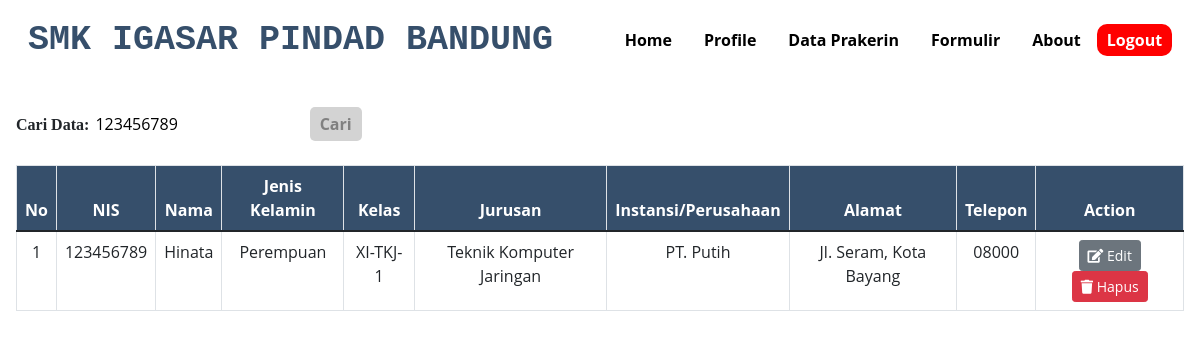
/admin/dataprakerin.php?cari=123456789, run on the app's committed database.
### tables this page shows
CREATE TABLE `siswa` (
  `id` int(10) NOT NULL,
  `nis` varchar(25) NOT NULL,
  `nama` varchar(30) NOT NULL,
  `jenis_kl` varchar(20) NOT NULL,
  `kelas` varchar(10) NOT NULL,
  `jurusan` varchar(30) NOT NULL,
  `tel` varchar(20) NOT NULL,
  `alamat` varchar(255) NOT NULL,
  `nama_inst` varchar(50) NOT NULL,
  `bidang` varchar(30) NOT NULL,
  `alamat_inst` varchar(255) NOT NULL,
  `tel_inst` varchar(20) NOT NULL
);

### admin/dataprakerin.php (the view, shortened to what this page needs)
<?php
include '../koneksi.php';
?>
<!DOCTYPE html>
<html lang="en">
<head>
    <link rel="stylesheet" type="text/css" href="../bootstrap-5.1.3-dist/css/bootstrap.min.css">
    <link rel="stylesheet" type="text/css" href="../fontawesome-free-5.15.0-web/css/all.min.css">
    <link rel="stylesheet" type="text/css" href="../asset/style.css?v2">
</head>
<body>
<header>
        <nav>
        <div class="logo">SMK IGASAR PINDAD BANDUNG</div>
        <div class="wrapper">
            <div class="menu">
            <ul>
                    <li><a href="utama.php">Home</a></li>
                    <li><a href="profile.php">Profile</a></li>
                    <li><a href="dataprakerin.php">Data Prakerin</a></li>
                    <li><a href="formulir.php">Formulir</a></li>
                    <li><a href="about.php">About</a></li>
                    <li><a href="logout.php" style="color: white; background-color: red; border-radius: 10px; font-weight: bold; border: none; margin-top: 20px; padding: 5px 10px 5px 10px;">Logout</a></li>
                </ul>
            </div>
        </div>
    </nav>
</header>
<article class="card-body"><form method="GET" action="dataprakerin.php" style="text-align: left;">
		<label style="font-family: Trebuchet MS; font-weight: bold;">Cari Data:</label>
		<input type="text" style="border: none; border-radius: 10px; padding:2px;" name="cari" placeholder="Masukkan NIS"
        value="<?php if(isset($_GET['cari'])) { echo $_GET['cari']; } ?>">
		<button type="submit" style="color: grey; background-color: lightgrey; border-radius: 5px; font-weight:
        bold; border: none; margin-top: 10px; padding: 5px 10px 5px 10px;"
        value="cari">Cari</button>
</form>
<br>
<table class="table table-bordered">
<thead>
    <tr>
        <th>No</th>
        <th>NIS</th>
        <th>Nama</th>
        <th>Jenis Kelamin</th>
        <th>Kelas</th>
        <th>Jurusan</th>
        <th>Instansi/Perusahaan</th>
        <th>Alamat</th>
        <th>Telepon</th>
        <th>Action</th>
    </tr>
</thead>
<tbody>
    <?php
    $sql = mysqli_query($conn, "SELECT * FROM siswa ORDER BY nis DESC") or die(mysqli_error($conn));
    if(mysqli_num_rows($sql) > 0)
    {
        $no = 1;
        if(isset($_GET['cari'])){
            $sql = mysqli_query($conn, "SELECT * FROM siswa WHERE nis like '%".$_GET['cari']."%'");
          }
        while($data = mysqli_fetch_assoc($sql))
        {
            echo '
            <tr>
            <td>'.$no.'</td>
            <td>'.$data['nis'].'</td>
            <td>'.$data['nama'].'</td>
            <td>'.$data['jenis_kl'].'</td>
            <td>'.$data['kelas'].'</td>
            <td>'.$data['jurusan'].'</td>
            <td>'.$data['nama_inst'].'</td>
            <td>'.$data['alamat_inst'].'</td>
            <td>'.$data['tel_inst'].'</td>
            <td>
            <a href="edit.php?nis='.$data['nis'].'" class="btn btn-secondary btn-sm"><i class="nav-icon fas fa-edit"></i></i> Edit</a>
            <a href="hapus.php?nis='.$data['nis'].'" class="btn btn-danger btn-sm"><i class="nav-icon fas fa-trash"></i> Hapus</a>
            </td>
            </tr>
            ';
            $no++;
        }
    }
    else
    {
        echo '
        <tr style="text-align: center;">
        <td colspan="6">Tidak ada data.</td>
        </tr>
        ';
    }
    ?>
    </tbody>
</article>
</body>
</html>

### asset/style.css (style rules this page uses)
* { text-decoration: none; margin: 0px; padding: 0px; }
body { margin: 0px; padding: 0px; font-family: 'Open Sans',sans-serif; background-image: url("../asset/gambar/5.jpg"); background-size: cover; background-repeat: no-repeat; background-attachment: fixed; }
.logo { font-size: 35px; font-weight: 800; float: left; font-family: courier; color:#364f6b; margin: auto; text-align: center; }
.wrapper { width: auto; margin: auto; position: relative; }
.menu { float: right; }
nav { width: 100%; margin: auto; display: flex; line-height: 80px; position: relative; top: 0; z-index: 1; border-bottom:1px solid #ffffff; }
nav ul { list-style-type: none; margin: 0; padding: 0; overflow: hidden; }
nav ul li { float: left; }
nav ul li a { color: rgb(0, 0, 0); font-weight: bold; text-align: center; padding: 0px 16px 0px 16px; text-decoration: none; }
* { box-sizing: border-box; }
header { display: inline; }
.table { text-align: center; background-color: rgb(255, 255, 255); }
thead { color: white; background-color: #364f6b; }

### data on the page
siswa: nis "123456789", nama "Hinata", jenis_kl "Perempuan", kelas "XI-TKJ-1", jurusan "Teknik Komputer Jaringan", nama_inst "PT. Putih", alamat_inst "Jl. Seram, Kota Bayang", tel_inst "08000"
